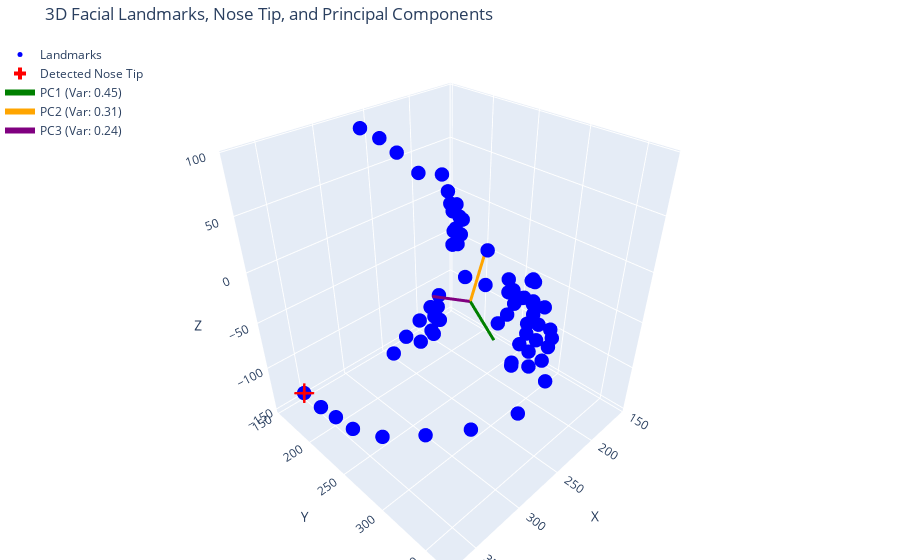

Notebook code for this chart:
### Markdown cell above
Interactive 3D visualisation of PCA, showing the nose tip detection and component directions:

### Code cell
import scipy.io
import plotly.graph_objects as go
import numpy as np
from sklearn.decomposition import PCA

# Load image and corresponding .mat annotation
img_path = r'C:\Users\giles\Github\vesselFM\AFLW2000\image00150.jpg'
mat_path = r'C:\Users\giles\Github\vesselFM\AFLW2000\image00150.mat'

img = Image.open(img_path)

# Load a sample .mat file containing 3D landmarks
mat = scipy.io.loadmat(mat_path)
pts_3d = mat['pt3d_68']  # shape: (3, 68)

# Transpose to shape (68, 3) for easier handling
points = pts_3d.T

def detect_nose_tip_PCA(points_3d: np.ndarray) -> np.ndarray:
    centered = points_3d - points_3d.mean(axis=0)
    pca = PCA(n_components=3)
    pca.fit(centered)
    components = pca.components_
    pc_depth = components[2]
    projections = centered @ pc_depth
    nose_tip_idx = np.argmax(projections)
    return points_3d[nose_tip_idx]

# Detect nose tip using the previously defined function
nose_tip = detect_nose_tip_PCA(points)

# Perform PCA to get components for visualization
mean_points = points.mean(axis=0)
centered_points = points - mean_points
pca_visualization = PCA(n_components=3)
pca_visualization.fit(centered_points)
components = pca_visualization.components_
explained_variance_ratio = pca_visualization.explained_variance_ratio_

# Create a 3D scatter plot using Plotly
fig = go.Figure()

# Add landmarks
fig.add_trace(go.Scatter3d(
    x=points[:, 0],
    y=points[:, 1],
    z=points[:, 2],
    mode='markers',
    marker=dict(size=5, color='blue'),
    name='Landmarks'
))

# Add the detected nose tip
fig.add_trace(go.Scatter3d(
    x=[nose_tip[0]],
    y=[nose_tip[1]],
    z=[nose_tip[2]],
    mode='markers',
    marker=dict(size=10, color='red', symbol='cross'),
    name='Detected Nose Tip'
))

# Add principal component vectors to the plot
pc_colors = ['green', 'orange', 'purple'] # Colors for PC1, PC2, PC3
for i, component in enumerate(components):
    # Scale component for visibility. You can adjust the scale_factor.
    # Using explained variance ratio to scale, making more important components longer.
    scale_factor = 50 * explained_variance_ratio[i] * 3 # Adjusted scale factor

    fig.add_trace(go.Scatter3d(
        x=[mean_points[0], mean_points[0] + component[0] * scale_factor],
        y=[mean_points[1], mean_points[1] + component[1] * scale_factor],
        z=[mean_points[2], mean_points[2] + component[2] * scale_factor],
        mode='lines',
        line=dict(color=pc_colors[i], width=6),
        name=f'PC{i+1} (Var: {explained_variance_ratio[i]:.2f})'
    ))

# Update layout for better visualization
fig.update_layout(
    title='3D Facial Landmarks, Nose Tip, and Principal Components',
    scene=dict(
        xaxis_title='X',
        yaxis_title='Y',
        zaxis_title='Z',
        aspectmode='data' # Ensures aspect ratio is preserved
    ),
    legend=dict(x=0, y=1),
    margin=dict(l=0, r=0, b=0, t=40)
)

# Show the plot
fig.show()

### Figure 1 — Plotly figure (JSON) as saved in the notebook; plotly's stock layout.template omitted (floating-point values rounded to 4 significant figures)
{"data": [{"marker": {"color": "blue", "size": 5}, "mode": "markers", "name": "Landmarks", "type": "scatter3d", "x": [361.2, 364.7, 368.7, 371.1, 365.4, 347.9, 323.6, 294.3, 273.9, 263.5, 273.0, 283.5, 286.7, 284.4, 279.0, 270.6, 263.6, 251.4, 227.2, 207.3, 193.9, 185.2, 161.4, 157.1, 156.2, 160.1, 172.4, 179.7, 173.6, 164.0, 163.0, 207.1, 196.5, 189.6, 187.9, 191.6, 236.9, 219.1, 213.3, 213.6, 216.9, 226.1, 188.7, 178.1, 170.5, 179.1, 178.5, 182.3, 236.7, 212.3, 196.1, 192.1, 188.1, 194.4, 210.4, 208.5, 209.4, 214.6, 220.6, 228.0, 235.1, 210.4, 204.5, 203.0, 210.7, 207.2, 211.7, 218.7], "y": [173.7, 205.8, 234.4, 261.2, 291.2, 319.9, 342.3, 361.4, 368.0, 362.4, 342.6, 316.7, 284.3, 250.3, 221.4, 191.7, 158.8, 167.1, 159.3, 159.1, 162.1, 165.9, 169.4, 162.4, 157.2, 154.4, 158.8, 198.1, 220.0, 241.6, 258.1, 265.9, 267.6, 269.4, 266.1, 262.9, 193.0, 189.9, 188.3, 193.6, 200.0, 200.6, 189.3, 180.3, 180.6, 184.9, 192.7, 194.0, 307.6, 296.0, 290.6, 293.4, 289.3, 293.7, 303.4, 316.0, 324.5, 327.6, 327.0, 319.3, 306.4, 301.1, 302.1, 299.9, 302.0, 310.6, 312.9, 311.2], "z": [-123.4, -115.8, -104.3, -95.92, -86.09, -75.7, -71.24, -62.19, -39.52, -8.953, 20.85, 52.21, 76.81, 87.71, 92.86, 93.52, 91.07, -146.6, -142.8, -132.1, -120.0, -107.1, -53.61, -39.97, -22.64, -0.4163, 22.68, -71.95, -73.94, -76.83, -75.94, -78.31, -73.15, -63.49, -51.01, -38.97, -124.5, -122.0, -108.1, -93.44, -104.3, -116.4, -34.87, -27.7, -14.76, 2.982, -10.36, -24.41, -84.99, -82.37, -71.31, -61.68, -51.57, -26.12, -11.4, -33.94, -51.98, -65.97, -77.54, -84.29, -83.45, -68.71, -58.19, -41.74, -13.31, -55.62, -68.61, -78.13]}, {"marker": {"color": "red", "size": 10, "symbol": "cross"}, "mode": "markers", "name": "Detected Nose Tip", "type": "scatter3d", "x": [361.2], "y": [173.7], "z": [-123.4]}, {"line": {"color": "green", "width": 6}, "mode": "lines", "name": "PC1 (Var: 0.45)", "type": "scatter3d", "x": [226.7, 261.1], "y": [249.6, 307.7], "z": [-52.4, -43.47]}, {"line": {"color": "orange", "width": 6}, "mode": "lines", "name": "PC2 (Var: 0.31)", "type": "scatter3d", "x": [226.7, 212.0], "y": [249.6, 251.6], "z": [-52.4, -8.603]}, {"line": {"color": "purple", "width": 6}, "mode": "lines", "name": "PC3 (Var: 0.24)", "type": "scatter3d", "x": [226.7, 255.3], "y": [249.6, 231.1], "z": [-52.4, -41.96]}], "layout": {"legend": {"x": 0, "y": 1}, "margin": {"b": 0, "l": 0, "r": 0, "t": 40}, "scene": {"aspectmode": "data", "xaxis": {"title": {"text": "X"}}, "yaxis": {"title": {"text": "Y"}}, "zaxis": {"title": {"text": "Z"}}}, "title": {"text": "3D Facial Landmarks, Nose Tip, and Principal Components"}}}
